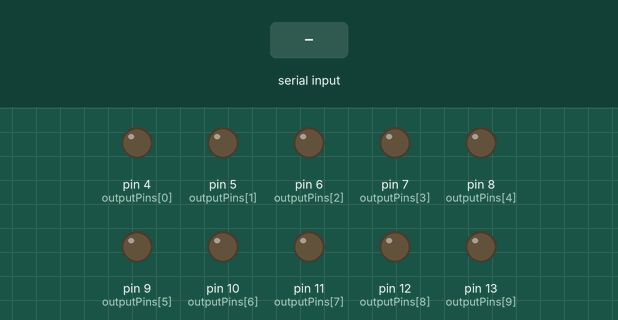
Recording of a sketch running on a simulated Arduino Mega 2560, built with avr-gcc and run on an emulated ATmega2560. Parts: output pins drawn as LEDs (lit = HIGH). Dashed ring = blinking. The inputs (shaded band) are chosen by the test bench. Random numbers use the default seed unless the sketch sets one.

Above: at 1.2 s.
1.3 s: "1" received over the second serial link
At 2.25 s:
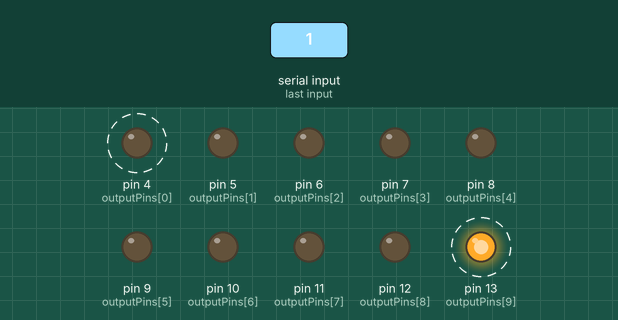
4.3 s: "2" received over the second serial link
10.3 s: "3" received over the second serial link
13.3 s: "5" received over the second serial link
At 13.7 s:
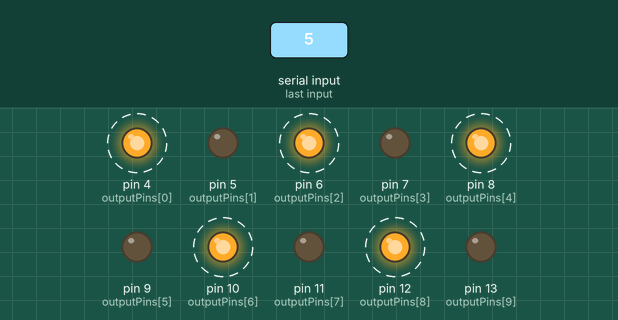
16.3 s: "8" received over the second serial link
At 16.55 s:
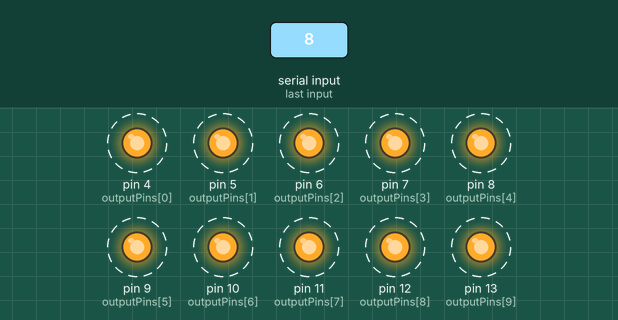
19.3 s: "4" received over the second serial link
At 20.9 s:
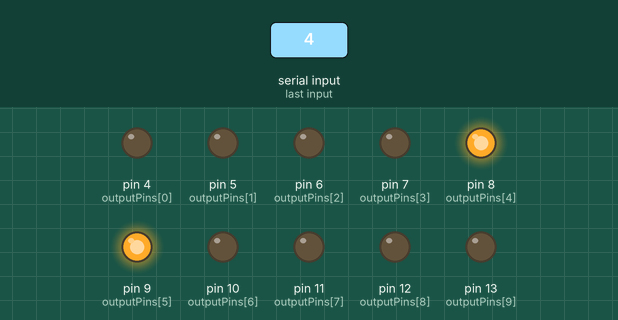
Timing chart, 0 to 22.6 s (numbered marks = the images above; inputs shaded):
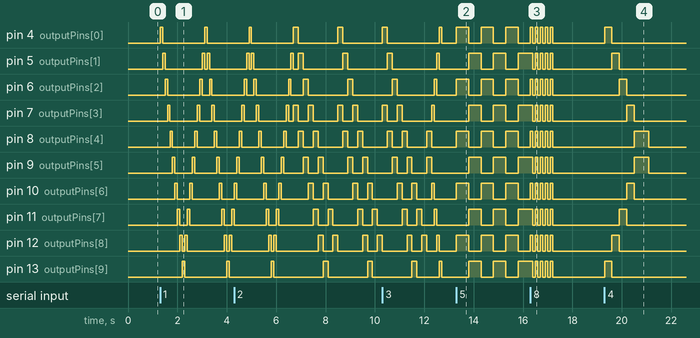

The sketch:

NEW_UART_SLAVE.ino
```cpp
const int outputPins[10] = {4, 5, 6, 7, 8, 9, 10, 11, 12, 13};
const int NUM_OUTPUTS  = 10;

void setup() {
  Serial.begin(115200);      // more standard baudrate
  Serial1.begin(9600);       // hardware UART on R4 (pins D0=RX, D1=TX)
  for (int i = 0; i < NUM_OUTPUTS; i++) {
    pinMode(outputPins[i], OUTPUT);
    digitalWrite(outputPins[i], LOW);
  }
}

void loop() {
  if (Serial1.available() > 0) {
    char command = Serial1.read();

    // turn all LEDs OFF first
    for (int i = 0; i < NUM_OUTPUTS; i++) {
      digitalWrite(outputPins[i], LOW);
    }

    // select effect based on command
    if (command == '1') knightRider(3, 100);
    else if (command == '2') pairBlink(3, 200);
    else if (command == '3') centerOut(1, 100);
    else if (command == '4') outsideIn(1, 300);
    else if (command == '5') alternate(3, 500);
    else if (command == '6') randomBlink(10, 100);
    else if (command == '7') wave(1, 100);
    else if (command == '8') strobe(5, 100);

    // turn all LEDs OFF after effect
    for (int i = 0; i < NUM_OUTPUTS; i++) {
      digitalWrite(outputPins[i], LOW);
    }
  }
}
void knightRider(int repeat, int delayTime) {
  for (int r = 0; r < repeat; r++) {
    for (int i = 0; i < NUM_OUTPUTS; i++) {
      digitalWrite(outputPins[i], HIGH);
      delay(delayTime);
      digitalWrite(outputPins[i], LOW);
    }
    for (int i = NUM_OUTPUTS - 2; i > 0; i--) {
      digitalWrite(outputPins[i], HIGH);
      delay(delayTime);
      digitalWrite(outputPins[i], LOW);
    }
  }
}

void pairBlink(int repeat, int delayTime) {
  for (int r = 0; r < repeat; r++) {
    for (int i = 0; i < NUM_OUTPUTS - 1; i++) {
      digitalWrite(outputPins[i], HIGH);
      digitalWrite(outputPins[i+3], HIGH);
      delay(delayTime);
      digitalWrite(outputPins[i], LOW);
      digitalWrite(outputPins[i+3], LOW);
    }
  }
}

void centerOut(int repeat, int delayTime) {
  int mid = NUM_OUTPUTS / 2;
  for (int r = 0; r < repeat; r++) {
    for (int i = 0; i <= mid; i++) {
      int left = mid - i;
      int right = mid + i -1;
      if (left >= 0) digitalWrite(outputPins[left], HIGH);
      if (right < NUM_OUTPUTS) digitalWrite(outputPins[right], HIGH);
      delay(delayTime);
      if (left >= 0) digitalWrite(outputPins[left], LOW);
      if (right < NUM_OUTPUTS) digitalWrite(outputPins[right], LOW);
    }
  }
}

void outsideIn(int repeat, int delayTime) {
  for (int r = 0; r < repeat; r++) {
    for (int i = 0; i <= NUM_OUTPUTS / 2; i++) {
      int left = i;
      int right = NUM_OUTPUTS - 1 - i;
      digitalWrite(outputPins[left], HIGH);
      digitalWrite(outputPins[right], HIGH);
      delay(delayTime);
      digitalWrite(outputPins[left], LOW);
      digitalWrite(outputPins[right], LOW);
    }
  }
}

void alternate(int repeat, int delayTime) {
  for (int r = 0; r < repeat; r++) {
    for (int i = 0; i < NUM_OUTPUTS; i++) {
      if (i % 2 == 0) digitalWrite(outputPins[i], HIGH);
      else digitalWrite(outputPins[i], LOW);
    }
    delay(delayTime);

    for (int i = 0; i < NUM_OUTPUTS; i++) {
      if (i % 2 == 1) digitalWrite(outputPins[i], HIGH);
      else digitalWrite(outputPins[i], LOW);
    }
    delay(delayTime);
  }
}


void randomBlink(int repeat, int delayTime) {
  for (int r = 0; r < repeat; r++) {
    int led = random(NUM_OUTPUTS); // pick random LED
    digitalWrite(outputPins[led], HIGH);
    delay(delayTime);
    digitalWrite(outputPins[led], LOW);
  }
}

void wave(int repeat, int delayTime) {
  for (int r = 0; r < repeat; r++) {
    for (int offset = 0; offset < repeat; offset++) {
      for (int i = 0; i < NUM_OUTPUTS; i++) {
        int pos = (i + offset) % NUM_OUTPUTS;
        digitalWrite(outputPins[pos], HIGH);
        delay(delayTime);
        digitalWrite(outputPins[pos], LOW);
      }
    }
  }
}

void strobe(int repeat, int delayTime) {
  for (int r = 0; r < repeat; r++) {
    for (int i = 0; i < NUM_OUTPUTS; i++) {
      digitalWrite(outputPins[i], HIGH);
    }
    delay(delayTime);
    for (int i = 0; i < NUM_OUTPUTS; i++) {
      digitalWrite(outputPins[i], LOW);
    }
    delay(delayTime);
  }
}
```

Measured:
- after the input at 1.3 s, pin 4 (outputPins[0]): alternates HIGH for 0.10 s and LOW for 1.7 s, starting at once; pin 5 (outputPins[1]): goes HIGH 0.10 s, LOW 1.5 s, HIGH 0.10 s, LOW 0.10 s, HIGH 0.10 s, then LOW, starting after 0.10 s
- after the input at 13.3 s, pin 4 (outputPins[0]): alternates HIGH for 0.50 s and LOW for 0.50 s, starting at once; pin 5 (outputPins[1]): alternates HIGH for 0.50 s and LOW for 0.50 s, starting after 0.50 s
- after the input at 16.3 s, pin 4 (outputPins[0]), pin 6 (outputPins[2]), pin 8 (outputPins[4]), pin 10 (outputPins[6]), pin 12 (outputPins[8]): alternates HIGH for 0.10 s and LOW for 0.10 s, 10 changes in all, then stays LOW, starting at once
- after the input at 19.3 s, pin 4 (outputPins[0]): LOW → HIGH at once, → LOW 0.30 s later; pin 5 (outputPins[1]): LOW → HIGH after 0.30 s, → LOW 0.30 s later
